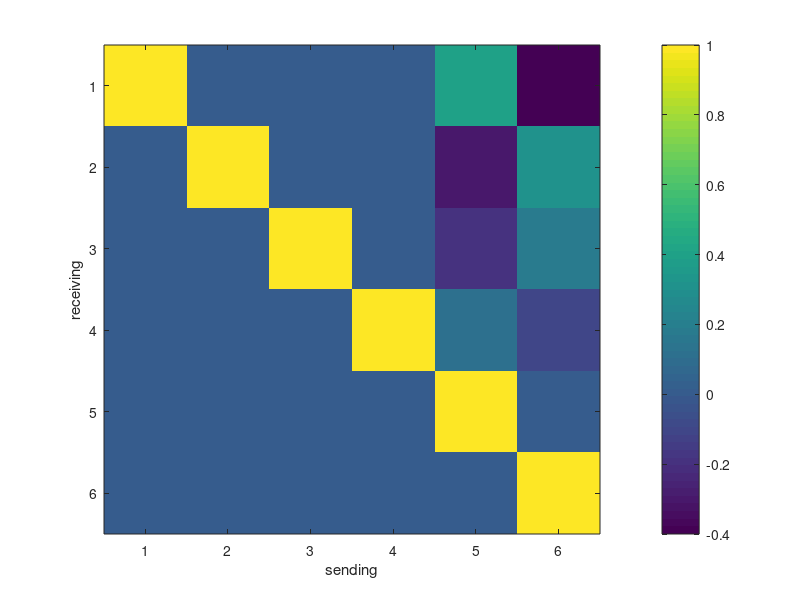
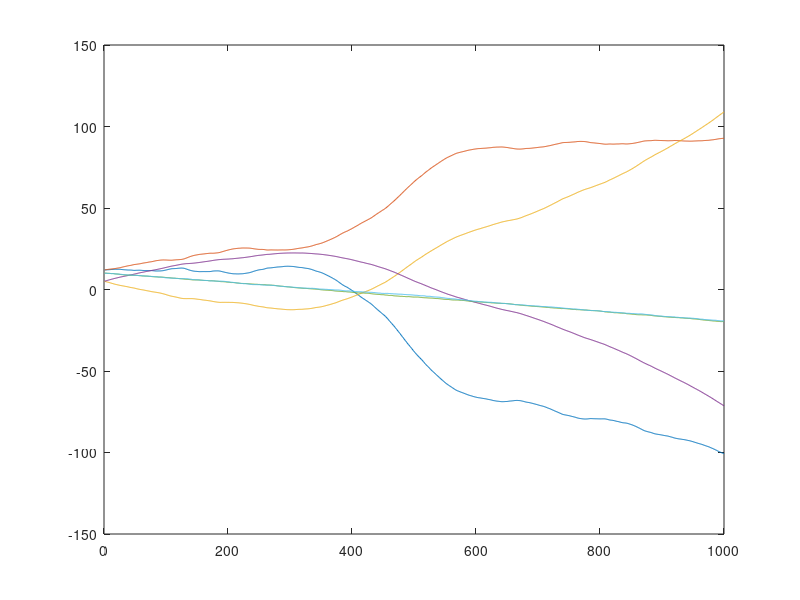
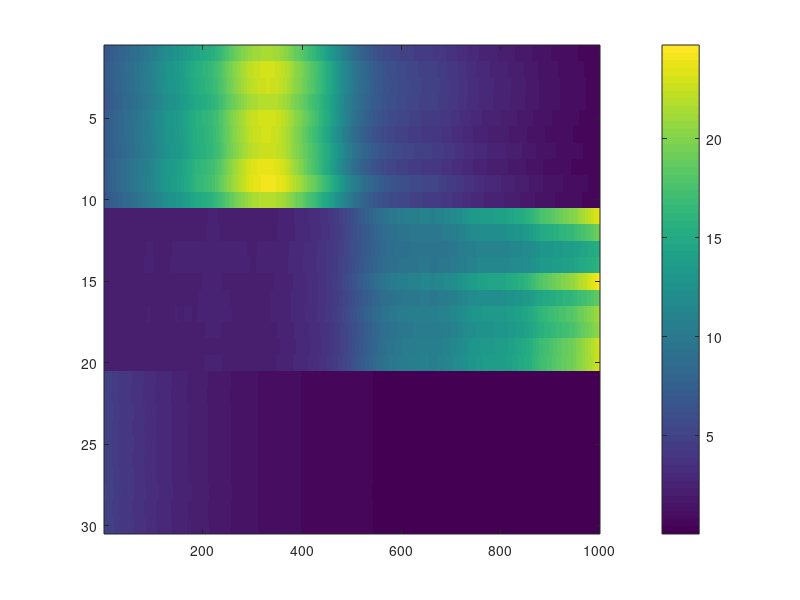
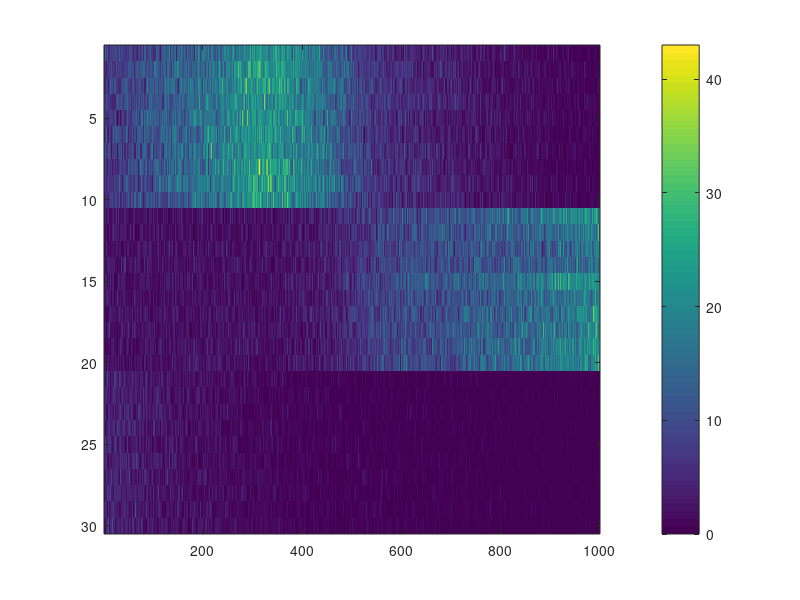

Source code (MATLAB) for these figures, in order: (Note: this script raises an error after producing the figures.)
addpath(genpath('C:\Users\gaw19004\Documents\GitHub\state-space-clustering'));
% addpath(genpath('D:\github\state-space-clustering'));

%% simulation
rng(2)
n = 10;
nClus = 3;
N = n*nClus;
p = 2;
T = 1000;

Lab = repelem(1:nClus, n);
d = ones(n*nClus,1)*0;
C_all = reshape(normrnd(0.08,1e-3,n*nClus*p,1), [], p);
C_trans = zeros(n*nClus, p*nClus);
for k = 1:length(Lab)
    C_trans(k, ((Lab(k)-1)*p+1):(Lab(k)*p)) = C_all(k,:);
end

X = zeros(p*nClus, T);
x0 = [1.2 1.2 0.5 0.5 1 1]*10;
Q0 = eye(nClus*p)*1e-2;
X(:,1) = mvnrnd(x0, Q0)';

b1 = ones(p,1)*0.01;
b2 = ones(p,1)*0;
b3 = ones(p,1)*-0.03;
b = [b1;b2;b3];

Q1 = 1e-5*eye(p);
Q2 = 1e-4*eye(p);
Q3 = 1e-3*eye(p);
Q = blkdiag(Q1, Q2, Q3);


A = [1 0 0 0 0.4 -0.4;...
    0 1 0 0 -0.3 0.305;
    0 0 1 0 -0.2 0.19;
    0 0 0 1 0.11 -0.1;
    0 0 0 0 1 0;
    0 0 0 0 0 1];

figure(1)
imagesc(A)
colorbar()
xlabel('sending')
ylabel('receiving')

% let's generate lambda
logLam = zeros(n*nClus, T);
logLam(:,1) = d + C_trans*X(:,1);

for t=2:T
    X(:, t) = mvnrnd(A*X(:, t-1) + b, Q)';
    logLam(:, t) = d + C_trans*X(:,t);
end

figure(2)
plot(X')

figure(3)
% imagesc(logLam)
imagesc(exp(logLam))
colorbar()

Y = poissrnd(exp(logLam));
figure(4)
imagesc(Y)
colorbar()

figure(5)
clusterPlot(Y, Lab)

% plot(X(1:p,:)')
% plot(X(p+1:2*p,:)')
% plot(X(2*p+1:3*p,:)')

%% fitting: pre-setting
% assume now observe Y and Lab
% later Y will be the only observation for clustering problem
ng = 1000;

% pre-allocation
X_fit = zeros(nClus*p, T, ng);
d_fit = zeros(n*nClus, ng);
C_fit = zeros(n*nClus, p, ng);
x0_fit = zeros(nClus*p, ng);
A_fit = zeros(nClus*p, nClus*p, ng);
b_fit = zeros(nClus*p, ng);
Q_fit = zeros(nClus*p, nClus*p, ng);

% priors
% place-holder...
Q0 = eye(nClus*p);

mux00 = zeros(nClus*p, 1);
Sigx00 = eye(nClus*p)*1e2;

mudc0 = zeros(p+1,1);
Sigdc0 = eye(p+1)*1e-2;

mubA0_mat = [zeros(nClus*p,1) eye(nClus*p)];
SigbA0 = eye(p*(1+p*nClus))*0.25;

Psi0 = eye(p)*1e-4;
nu0 = p+2;

% initials
% initial for d_fit: 0
C_fit(:,:,1) = reshape(normrnd(0,1e-2,n*nClus*p,1), [], p);
A_fit(:,:,1) = eye(nClus*p);
% initial for b_fit: 0
Q_fit(:,:,1) = eye(nClus*p)*1e-4;

C_trans_tmp = zeros(n*nClus, p*nClus);
for k = 1:length(Lab)
    C_trans_tmp(k, ((Lab(k)-1)*p+1):(Lab(k)*p)) = C_fit(k,:,1);
end
x0_fit(:,1) = lsqr(C_trans_tmp,(log(mean(Y(:,1:10),2))-d_fit(:,1)));
[X_fit(:,:,1),~,~] = ppasmoo_poissexp_v2(Y,C_trans_tmp,d_fit(:,1),...
    x0_fit(:,1),Q0,A_fit(:,:,1),b_fit(:,1),Q_fit(:,:,1));

% turn off Q estimation (for debug)
% Q_fit = repmat(Q,1,1,ng); % true

%% fitting: MCMC
for g = 2:ng
    
    disp(g)
    
    % (1) update X_fit
    % adaptive smoothing
    C_trans_tmp = zeros(n*nClus, p*nClus);
    for k = 1:length(Lab)
        C_trans_tmp(k, ((Lab(k)-1)*p+1):(Lab(k)*p)) = C_fit(k,:,g-1);
    end
    d_tmp = d_fit(:,g-1);
    x0_tmp = x0_fit(:,g-1);
    A_tmp = A_fit(:,:,g-1);
    b_tmp = b_fit(:,g-1);
    Q_tmp = Q_fit(:,:,g-1);
    
    [muX,~,~] = ppasmoo_poissexp_v2(Y,C_trans_tmp,d_tmp,x0_tmp,Q0,A_tmp,b_tmp,Q_tmp);
    hess_tmp = hessX(muX(:), d_tmp, C_trans_tmp, Q0, Q_tmp, A_tmp, Y);
    % tic;
    % use Cholesky decomposition to sample efficiently
    R = chol(-hess_tmp,'lower'); % sparse
    z = randn(length(muX(:)), 1) + R'*muX(:);
    Xsamp = R'\z;
    X_fit(:,:,g) = reshape(Xsamp,[], T);
    % toc;
    
    % (2) update x0_fit
    Sigx0 = inv(inv(Sigx00) + inv(Q0));
    mux0 = Sigx0*(Sigx00\mux00 + Q0\X_fit(:,1,g));
    x0_fit(:,g) = mvnrnd(mux0, Sigx0)';
    % disp(x0_fit(:,g))
    
    % (3) update d_fit & C_fit
    % Laplace approximation
    for i = 1:N
        l = Lab(i);
        latentId = ((l-1)*p+1):(l*p);
        X_tmp = [ones(1, T) ;X_fit(latentId,:,g)]';
        
        lamdc = @(dc) exp(X_tmp*dc);
        
        derdc = @(dc) X_tmp'*(Y(i,:)' - lamdc(dc)) - inv(Sigdc0)*(dc - mudc0);
        hessdc = @(dc) -X_tmp'*diag(lamdc(dc))*X_tmp - inv(Sigdc0);
        [mudc,~,niSigdc,~] = newton(derdc,hessdc,...
            [d_fit(i, g-1) C_fit(i,:,g-1)]',1e-8,1000);
        
        % [mudc [d(i) C_all(i,:)]']
        
        Sigdc = -inv(niSigdc);
        Sigdc = (Sigdc + Sigdc')/2;
        dc = mvnrnd(mudc, Sigdc);
        d_fit(i,g) = dc(1);
        C_fit(i,:,g) = dc(2:end);
    end
    
    %     [C_fit(:,:,g) C_all]
    %     [d_fit(:,g) d]
    
    % (4) update b_fit & A_fit
    for l = unique(Lab)
        
        latentId = ((l-1)*p+1):(l*p);
        mubA0 = mubA0_mat(latentId, :);
        mubA0 = mubA0(:);
        Z_tmp = X_fit(latentId,2:T,g);
        Z_tmp2 = Z_tmp(:);
        
        X_tmp = kron([ones(1,T-1); X_fit(:, 1:(T-1), g)]', eye(p));
        SigbA_tmp = inv(inv(SigbA0) + X_tmp'*kron(eye(T-1), inv(Q_fit(latentId,latentId,g-1)))*X_tmp);
        SigbA_tmp = (SigbA_tmp + SigbA_tmp')/2;
        mubA_tmp = SigbA_tmp*(inv(SigbA0)*mubA0 +...
            X_tmp'*kron(eye(T-1), inv(Q_fit(latentId,latentId,g-1)))*Z_tmp2);
        bAtmp = reshape(mvnrnd(mubA_tmp, SigbA_tmp)', [], 1+nClus*p);
        b_fit(latentId,g) = bAtmp(:,1);
        A_fit(latentId,:,g) = bAtmp(:,2:end);
    end
    
    %     [b_fit(:,g) b]
    %     imagesc(abs(A_fit(:,:,g) - A))
    %     colorbar()
    
    % (5) update Q_fit
    for l = unique(Lab)
        latentId = ((l-1)*p+1):(l*p);
        mux = A_fit(latentId,:,g)*X_fit(:,1:(T-1),g) +...
            repmat(b_fit(latentId, g), 1, T-1);
        xq = X_fit(latentId,2:T,g) - mux;
        
        PsiQ = Psi0 + xq*xq';
        nuQ = T-1 + nu0;
        Q_fit(latentId,latentId,g) = iwishrnd(PsiQ,nuQ);
    end
end
%% diagnose
idx = 200:ng;

% for k = round(linspace(2, 1000, 10))
%     figure(k)
%     subplot(1,2,1)
%     plot(X_fit(:,:,k)')
%     subplot(1,2,2)
%     plot(X')
% end

subplot(1,2,1)
plot(mean(X_fit(:,:,idx), 3)')
subplot(1,2,2)
plot(X')

subplot(3,2,1)
plot(X(1:p,:)')
subplot(3,2,2)
plot(mean(X_fit(1:p,:,idx), 3)')
subplot(3,2,3)
plot(X(p+1:2*p,:)')
subplot(3,2,4)
plot(mean(X_fit(p+1:2*p,:,idx), 3)')
subplot(3,2,5)
plot(X(2*p+1:3*p,:)')
subplot(3,2,6)
plot(mean(X_fit(2*p+1:3*p,:,idx), 3)')


[mean(d_fit(:,idx), 2) d]
[mean(C_fit(:,:,idx), 3) C_all]
[mean(x0_fit(:,idx), 2) x0']
abs(mean(A_fit(:,:,idx), 3) - A)
[mean(b_fit(:,idx), 2) b]
imagesc(mean(A_fit(:,:,idx), 3))
colorbar()
mean(Q_fit(:,:,idx), 3)

C_fit_mean = mean(C_fit(:,:,idx), 3);
C_trans_fit = zeros(n*nClus, p*nClus);
for k = 1:length(Lab)
    C_trans_fit(k, ((Lab(k)-1)*p+1):(Lab(k)*p)) = C_fit_mean(k,:);
end
subplot(1,2,1)
imagesc(exp(C_trans*X + d))
cLim = caxis;
title('true')
colorbar()
subplot(1,2,2)
imagesc(exp(C_trans_fit*mean(X_fit(:,:,idx), 3) + mean(d_fit(:,idx), 2)))
set(gca,'CLim',cLim)
title('fit')
colorbar()


